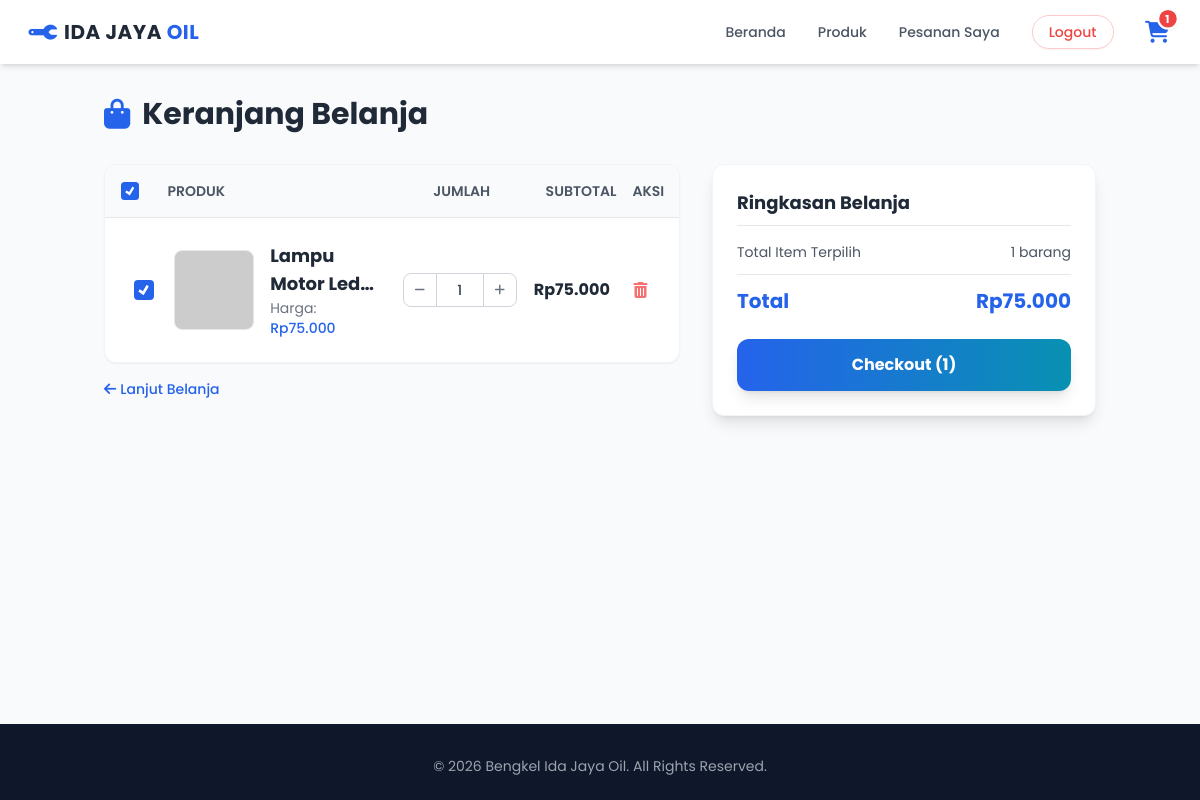
The app's page /keranjang.php (signed in) with its own data.
### tables this page shows
CREATE TABLE `produk` (
  `id` int(11) NOT NULL,
  `nama` varchar(200) NOT NULL,
  `kategori` varchar(50) DEFAULT NULL,
  `deskripsi` text DEFAULT NULL,
  `harga` decimal(10,2) NOT NULL,
  `stok` int(11) NOT NULL DEFAULT 0,
  `gambar` varchar(255) DEFAULT 'default.jpg',
  `created_at` timestamp NOT NULL DEFAULT current_timestamp()
);

### keranjang.php (the view, shortened to what this page needs)
<?php
include 'db/koneksi.php';
$keranjang = $_SESSION['keranjang'] ?? [];
$items_in_cart = [];
$total_keseluruhan = 0;
$total_item = 0;
if (!empty($keranjang)) {
    $product_ids = array_keys($keranjang);
    if (count($product_ids) > 0) {
        $placeholders = implode(',', array_fill(0, count($product_ids), '?'));
        $sql = "SELECT id, nama, harga, gambar, stok FROM produk WHERE id IN ($placeholders)";
        $stmt = $conn->prepare($sql);
        $types = str_repeat('i', count($product_ids));
        $stmt->bind_param($types, ...$product_ids);
        $stmt->execute();
        $result = $stmt->get_result();
        $produk_ditemukan = [];
        while ($row = $result->fetch_assoc()) {
            $produk_ditemukan[$row['id']] = $row;
        }
        foreach ($keranjang as $id_produk => $kuantitas) {
            if (isset($produk_ditemukan[$id_produk])) {
                $produk = $produk_ditemukan[$id_produk];
                $subtotal = $produk['harga'] * $kuantitas;
                $total_keseluruhan += $subtotal;
                $total_item += $kuantitas;
                $items_in_cart[] = [
                    'id' => $id_produk,
                    'nama' => $produk['nama'],
                    'harga' => $produk['harga'],
                    'gambar' => $produk['gambar'],
                    'stok' => $produk['stok'],
                    'kuantitas' => $kuantitas,
                    'subtotal' => $subtotal
                ];
            } else {
                unset($_SESSION['keranjang'][$id_produk]);
            }
        }
    }
}
?>
<!DOCTYPE html>
<html lang="id">
<head>
    <script src="https://cdn.tailwindcss.com"></script>
    <link rel="stylesheet" href="https://cdnjs.cloudflare.com/ajax/libs/font-awesome/6.1.1/css/all.min.css">
</head>
<body class="flex flex-col min-h-screen">
    <nav class="bg-white/95 backdrop-blur-md shadow-md fixed w-full z-50 transition-all duration-300">
        <div class="max-w-7xl mx-auto px-4 sm:px-6 lg:px-8">
            <div class="flex justify-between h-16 items-center">
                <div class="flex-shrink-0 flex items-center gap-2 group cursor-pointer" onclick="window.location.href='index.php'">
                    <i class="fas fa-wrench text-blue-600 text-2xl transform rotate-45 transition-transform group-hover:rotate-12"></i>
                    <span class="text-xl font-bold text-gray-800 tracking-wide group-hover:text-blue-600 transition-colors">
                        IDA JAYA <span class="text-blue-600 group-hover:text-gray-800">OIL</span>
                    </span>
                </div>
                <div class="hidden md:flex space-x-8 items-center">
                    <a href="index.php" class="nav-link text-sm font-medium transition-colors duration-200 text-gray-600 hover:text-blue-600">Beranda</a>
                    <a href="index.php#produk" class="nav-link text-sm font-medium transition-colors duration-200 text-gray-600 hover:text-blue-600">Produk</a>
                    <?php if (isset($_SESSION['user']) || isset($_SESSION['user_id'])): ?>
                        <a href="pesanan_saya.php" class="nav-link text-sm font-medium transition-colors duration-200 text-gray-600 hover:text-blue-600">Pesanan Saya</a>
                        <a href="logout.php" class="text-red-500 border border-red-200 px-4 py-1.5 rounded-full text-sm font-medium hover:bg-red-50 hover:border-red-300 transition-all shadow-sm hover:shadow">Logout</a>
                    <?php endif; ?>
                    <a href="keranjang.php" class="relative text-blue-600 transition transform scale-110">
                        <i class="fas fa-shopping-cart text-xl"></i>
                        <span id="cart-count" class="absolute -top-2 -right-2 bg-red-500 text-white text-[10px] font-bold w-5 h-5 flex items-center justify-center rounded-full border-2 border-white shadow-sm">
                            <?= $total_item ?>
                        </span>
                    </a>
                </div>
            </div>
        </div>
    </nav>
    <main class="flex-grow container mx-auto px-4 py-24">
        <h1 class="text-3xl font-bold text-gray-800 mb-8 flex items-center gap-3">
            <i class="fas fa-shopping-bag text-blue-600"></i> Keranjang Belanja
        </h1>
        <?php if (empty($items_in_cart)): ?>
            <div class="bg-white rounded-xl shadow-sm border border-dashed border-gray-300 py-16 text-center">
                <div class="inline-flex items-center justify-center w-24 h-24 bg-blue-50 rounded-full mb-6">
                    <i class="fas fa-shopping-cart text-blue-300 text-4xl"></i>
                </div>
                <h2 class="text-2xl font-bold text-gray-800 mb-2">Keranjang Kosong</h2>
                <p class="text-gray-500 max-w-md mx-auto mb-8">Wah, keranjang Anda masih kosong nih. Yuk cari suku cadang yang Anda butuhkan!</p>
                <a href="index.php" class="inline-flex items-center bg-blue-600 text-white px-8 py-3 rounded-full font-bold shadow-lg hover:bg-blue-700 transition transform hover:-translate-y-1">
                    <i class="fas fa-search mr-2"></i> Mulai Belanja
                </a>
            </div>
        <?php else: ?>
            <form id="cartForm" method="POST">
                <div class="flex flex-col lg:flex-row gap-8">
                    <div class="flex-grow">
                        <div class="bg-white rounded-xl shadow-sm border border-gray-100 overflow-hidden">
                            <div class="hidden md:grid grid-cols-12 gap-4 p-4 bg-gray-50 border-b text-sm font-semibold text-gray-600 uppercase items-center">
                                <div class="col-span-1 text-center">
                                    <input type="checkbox" id="selectAll" class="custom-checkbox" onclick="toggleSelectAll()" checked>
                                </div>
                                <div class="col-span-5">Produk</div>
                                <div class="col-span-3 text-center">Jumlah</div>
                                <div class="col-span-2 text-right">Subtotal</div>
                                <div class="col-span-1 text-center">Aksi</div>
                            </div>
                            <div class="divide-y divide-gray-100">
                                <?php foreach ($items_in_cart as $item): ?>
                                <div class="p-4 md:p-6 grid grid-cols-1 md:grid-cols-12 gap-4 items-center group hover:bg-gray-50/50 transition">
                                    <div class="col-span-1 flex justify-center md:justify-center items-center">
                                        <input type="checkbox"
                                               id="cb-<?= $item['id'] ?>"
                                               name="selected_items[]"
                                               value="<?= $item['id'] ?>"
                                               class="custom-checkbox item-checkbox"
                                               data-price="<?= $item['subtotal'] ?>"
                                               onclick="calculateTotal()"
                                               checked>
                                    </div>
                                    <div class="col-span-11 md:col-span-5 flex items-center gap-4">
                                        <div class="w-20 h-20 flex-shrink-0 bg-gray-100 rounded-lg overflow-hidden border border-gray-200">
                                            <img src="admin/uploads/<?= htmlspecialchars($item['gambar']) ?>" alt="" class="w-full h-full object-cover" onerror="this.src='https://placehold.co/100x100'">
                                        </div>
                                        <div>
                                            <h3 class="font-bold text-gray-800 text-lg line-clamp-2"><?= htmlspecialchars($item['nama']) ?></h3>
                                            <p class="text-sm text-gray-500">Harga: <span class="text-blue-600 font-medium">Rp<?= number_format($item['harga'], 0, ',', '.') ?></span></p>
                                        </div>
                                    </div>
                                    <div class="col-span-6 md:col-span-3 flex justify-between md:justify-center items-center pl-8 md:pl-0">
                                        <div class="flex items-center border border-gray-300 rounded-lg bg-white">
                                            <button type="button" onclick="ubahQty(<?= $item['id'] ?>, -1)" class="w-8 h-8 flex items-center justify-center text-gray-500 hover:bg-gray-100 hover:text-blue-600 transition rounded-l-lg"><i class="fas fa-minus text-xs"></i></button>
                                            <input type="number" id="qty-<?= $item['id'] ?>"
                                                   value="<?= $item['kuantitas'] ?>"
                                                   min="1" max="<?= $item['stok'] ?>"
                                                   onchange="updateManual(<?= $item['id'] ?>, this.value)"
                                                   class="w-12 h-8 text-center text-sm font-medium border-x border-gray-300 focus:outline-none text-gray-700">
                                            <button type="button" onclick="ubahQty(<?= $item['id'] ?>, 1)" class="w-8 h-8 flex items-center justify-center text-gray-500 hover:bg-gray-100 hover:text-blue-600 transition rounded-r-lg"><i class="fas fa-plus text-xs"></i></button>
                                        </div>
                                    </div>
                                    <div class="col-span-6 md:col-span-2 flex justify-between md:justify-end items-center">
                                        <span class="font-bold text-gray-800" id="subtotal-<?= $item['id'] ?>">Rp<?= number_format($item['subtotal'], 0, ',', '.') ?></span>
                                    </div>
                                    <div class="col-span-12 md:col-span-1 flex justify-end md:justify-center">
                                        <a href="hapus_keranjang.php?id=<?= $item['id'] ?>" class="text-red-400 hover:text-red-600 w-8 h-8 flex items-center justify-center rounded-full hover:bg-red-50 transition" onclick="return confirm('Hapus item ini?')">
                                            <i class="fas fa-trash-alt"></i>
                                        </a>
                                    </div>
                                </div>
                                <?php endforeach; ?>
                            </div>
                        </div>
                        <div class="mt-4 flex justify-between items-center">
                            <a href="index.php#produk" class="text-blue-600 hover:text-blue-800 font-medium text-sm flex items-center gap-1"><i class="fas fa-arrow-left"></i> Lanjut Belanja</a>
                        </div>
                    </div>
                    <div class="w-full lg:w-96 flex-shrink-0">
                        <div class="bg-white rounded-xl shadow-lg border border-gray-100 p-6 sticky top-24">
                            <h3 class="text-lg font-bold text-gray-800 mb-4 border-b pb-2">Ringkasan Belanja</h3>
                            <div class="space-y-3 mb-6">
                                <div class="flex justify-between text-gray-600 text-sm">
                                    <span>Total Item Terpilih</span>
                                    <span id="selected-count"><?= count($items_in_cart) ?> barang</span>
                                </div>
                                <div class="flex justify-between text-xl font-bold text-blue-600 pt-3 border-t">
                                    <span>Total</span>
                                    <span id="display-total">Rp<?= number_format($total_keseluruhan, 0, ',', '.') ?></span>
                                </div>
                            </div>
                            <?php if (isset($_SESSION['user']) || isset($_SESSION['user_id'])): ?>
                                <button type="submit"
                                        formaction="checkout.php"
                                        id="checkout-btn"
                                        class="block w-full bg-gradient-to-r from-blue-600 to-cyan-600 text-white text-center font-bold py-3.5 rounded-xl shadow-lg hover:shadow-xl hover:from-blue-700 hover:to-cyan-700 transition transform hover:-translate-y-0.5 disabled:opacity-50 disabled:cursor-not-allowed">
                                    Checkout (<span id="btn-count"><?= count($items_in_cart) ?></span>)
                                </button>
                            <?php else: ?>
                                <a href="login.php" class="block w-full bg-gray-800 text-white text-center font-bold py-3.5 rounded-xl hover:bg-gray-900 transition mb-3">Login untuk Checkout</a>
                            <?php endif; ?>
                        </div>
                    </div>
                </div>
            </form>
        <?php endif; ?>
    </main>
    <footer class="bg-slate-900 text-white pt-8 pb-6 mt-auto">
        <div class="container mx-auto px-4 text-center text-gray-400 text-sm">
            &copy; <?= date("Y") ?> Bengkel Ida Jaya Oil. All Rights Reserved.
        </div>
    </footer>
</body>
</html>

### keranjang.php (style rules this page uses)
body { font-family: 'Poppins', sans-serif; background-color: #f8fafc; }
.custom-checkbox { appearance: none; background-color: #fff; margin: 0; font: inherit; color: currentColor; width: 1.25em; height: 1.25em; border: 2px solid #cbd5e1; border-radius: 0.25em; display: grid; place-content: center; cursor: pointer; transition: all 0.2s ease-in-out; }
.custom-checkbox::before { content: ""; width: 0.65em; height: 0.65em; transform: scale(0); transition: 120ms transform ease-in-out; box-shadow: inset 1em 1em white; transform-origin: center; clip-path: polygon(14% 44%, 0 65%, 50% 100%, 100% 16%, 80% 0%, 43% 62%); }
.custom-checkbox:checked { background-color: #2563eb; border-color: #2563eb; }
.custom-checkbox:checked::before { transform: scale(1); }
.nav-link { position: relative; display: inline-block; }
.nav-link::after { content: ''; position: absolute; width: 0; height: 1px; bottom: -1px; left: 0; background-color: #2563eb; transition: width 0.3s ease-in-out; }

### records on screen
produk: nama "Lampu Motor…", harga "75.000", id+stok "1", subtotal "75.000"

### other values on screen
$total_item "1"
count($items_in_cart) "1"
$total_keseluruhan "75.000"
